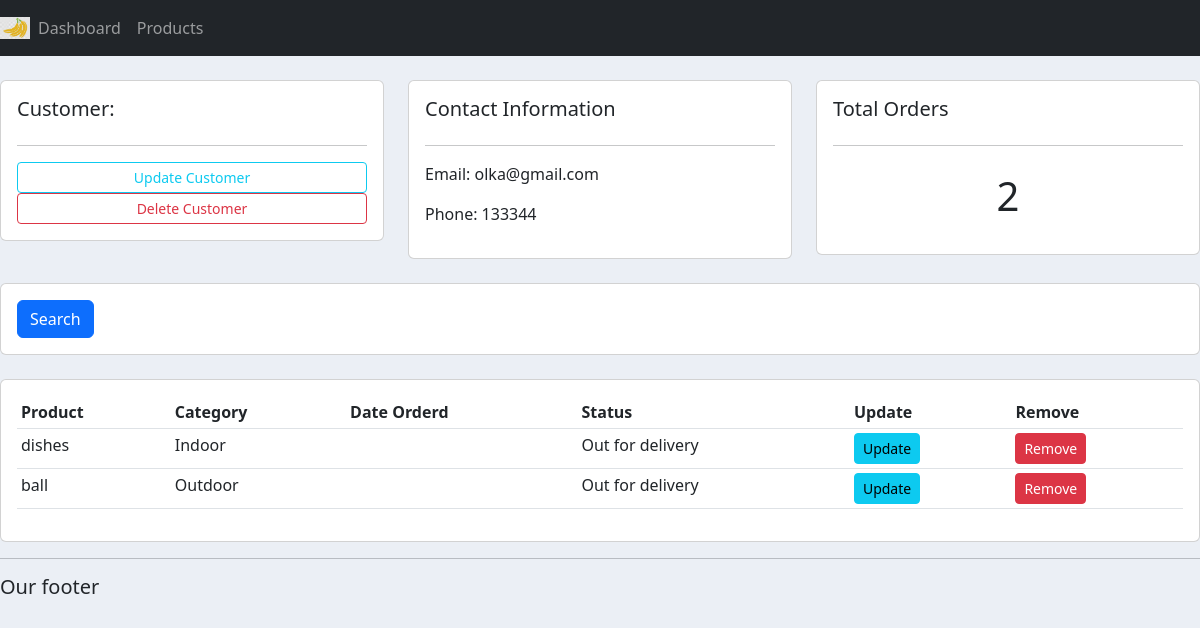
The app's page /customer/2, older data.
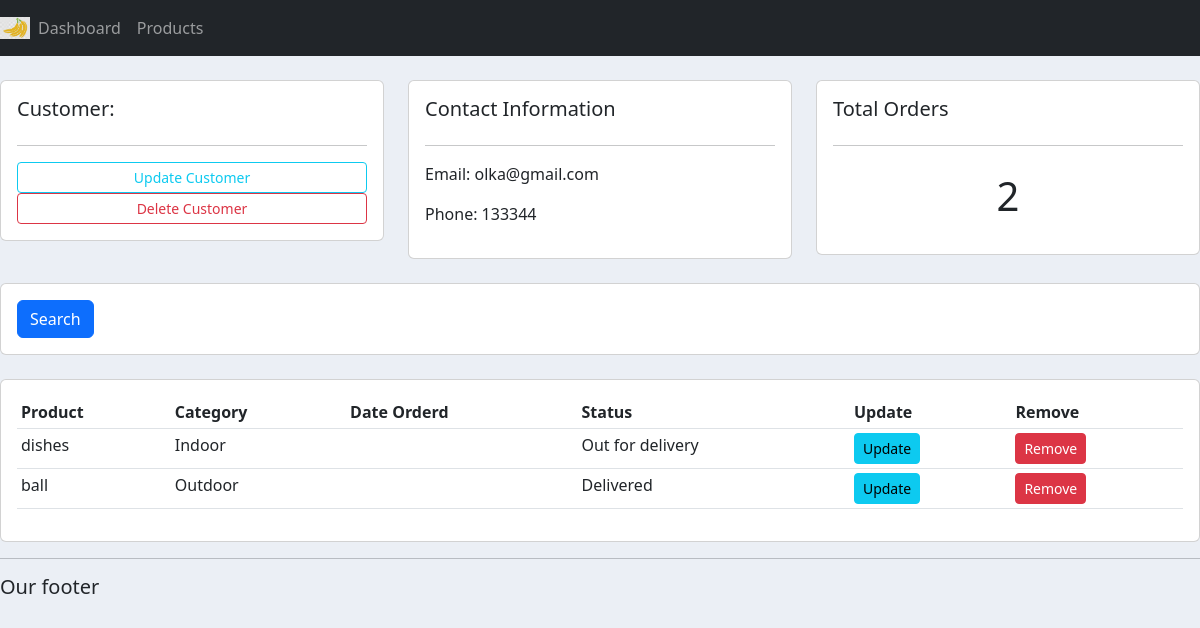
The same page, newer data.
### accounts/models.py (models this page shows)
class Order(models.Model):
	STATUS=(
		('Pending','Pending'),
		('Out for delivery', 'Out for delivery'),
		('Delivered','Delivered'),
		)
	customer=models.ForeignKey(Customer, null=True, on_delete=models.SET_NULL)
	product=models.ForeignKey(Product, null=True, on_delete=models.SET_NULL)
	date_created=models.DateField(auto_now_add=True, null=True)
	status=models.CharField(max_length=200, null=True, choices=STATUS)

class Product(models.Model):
	CATEGORY=(
		('Indoor','Indoor'),
		('Outdoor','Outdoor'),
		)
	name=models.CharField(max_length=200, null=True)
	price=models.FloatField(null=True)
	category=models.CharField(max_length=200, null=True, choices=CATEGORY)
	description=models.CharField(max_length=200, null=True, blank=True)
	date_created=models.DateField(auto_now_add=True)
	tags=models.ManyToManyField(Tag)
	def __str__(self):
		return self.name

### accounts/views.py (the view)
# urls.py: path('customer/<int:pk>', views.customer, name="customer"),
def customer(request,pk):
    customer=Customer.objects.get(id=pk)
    orders=customer.order_set.all()
    orders_count=orders.count()
    context={'customer':customer,'orders':orders,'orders_count':orders_count}
    return render(request,'accounts/customer.html',context)

### accounts/templates/accounts/customer.html
{%  extends 'accounts/main.html' %}
{% block content %}
	<br>
<div class="row">
	<div class="col-md">
		<div class="card card-body">
			<h5>Customer:</h5>
			<hr>
			<a class="btn btn-outline-info  btn-sm btn-block" href="">Update Customer</a>
			<a class="btn btn-outline-danger  btn-sm btn-block" href="">Delete Customer</a>
		</div>
	</div>
	<div class="col-md">
		<div class="card card-body">
			<h5>Contact Information</h5>
			<hr>
			<p>Email: {{customer.email}}</p>
			<p>Phone: {{customer.phone}}</p>
		</div>
	</div>
	<div class="col-md">
		<div class="card card-body">
			<h5>Total Orders</h5>
			<hr>
			<h1 style="text-align: center;padding: 10px">{{orders.count}}</h1>
		</div>
	</div>
</div>
<br>
<div class="row">
	<div class="col">
		<div class="card card-body">
			<form method="get">
		    <button class="btn btn-primary" type="submit">Search</button>
		  </form>
		</div>
	</div>
</div>
<br>
<div class="row">
	<div class="col-md">
		<div class="card card-body">
			<table class="table table-sm">
				<tr>
					<th>Product</th>
					<th>Category</th>
					<th>Date Orderd</th>
					<th>Status</th>
					<th>Update</th>
					<th>Remove</th>
				</tr>
				    {% for order in orders %}
					<tr>
						<td>{{order.product}}</td>
						<td>{{order.product.category}}</td>
						<td>{{order.product.created}}</td>
						<td>{{order.status}}</td>
						<td><a class="btn btn-sm btn-info" href="">Update</a></td>
						<td><a class="btn btn-sm btn-danger" href="">Remove</a></td>
				   </tr>
                  {% endfor %}
			</table>
		</div>
	</div>
</div>
{% endblock %}

Row changes from the older to the newer data that the page shows:
changed Order "ball": status "Out for delivery" → "Delivered"
